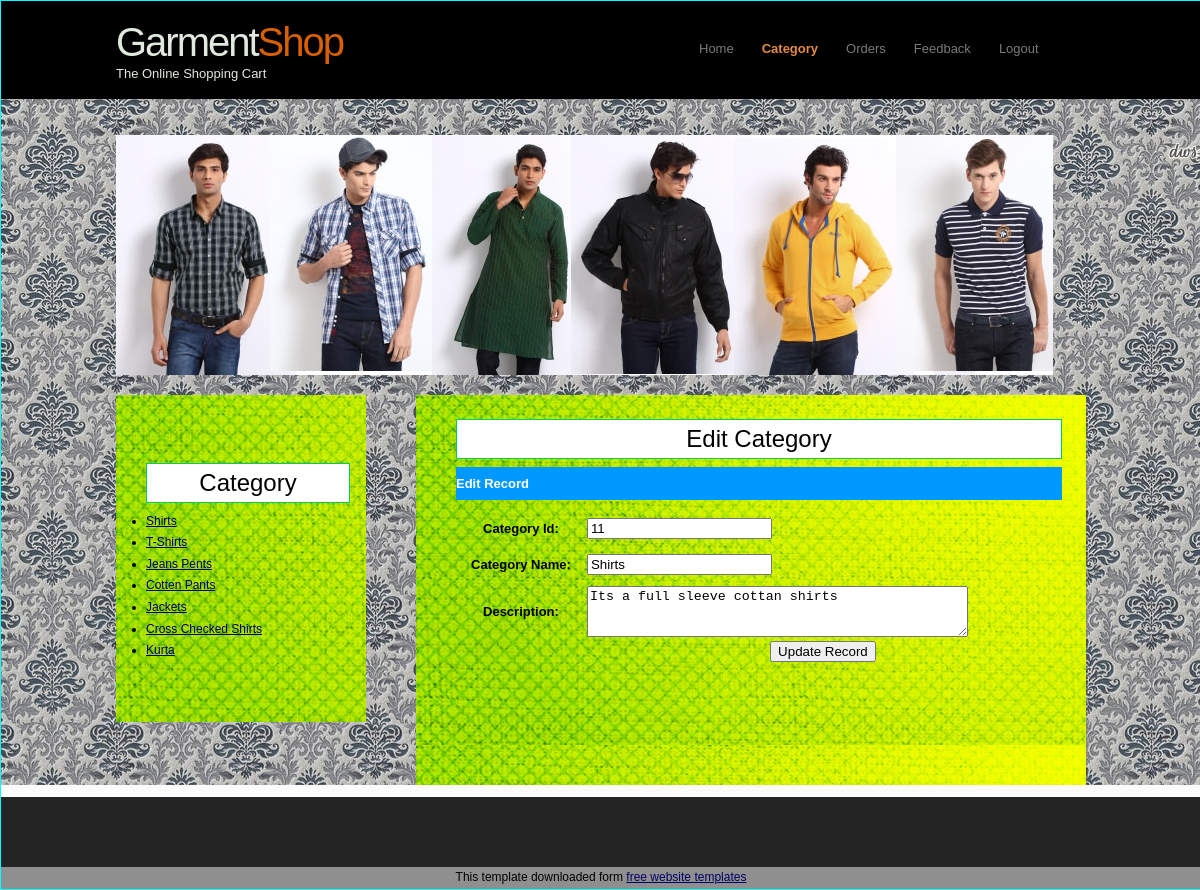
Screenshot of /EditCategory.php?CatId=11 (signed in) with the database file from the repository.
### tables this page shows
CREATE TABLE IF NOT EXISTS `category_master` (
  `CategoryId` int(11) NOT NULL AUTO_INCREMENT,
  `CategoryName` varchar(20) NOT NULL,
  `Description` varchar(200) NOT NULL,
  `Image` varchar(100) NOT NULL,
  PRIMARY KEY (`CategoryId`)
);

### EditCategory.php (the view, shortened to what this page needs)
<html>
<head>
<link href="style.css" rel="stylesheet" type="text/css" />
<link href="SpryAssets/SpryValidationTextField.css" rel="stylesheet" type="text/css" />
<link href="SpryAssets/SpryValidationTextarea.css" rel="stylesheet" type="text/css" />
</head>
<body>
<div class="main">
  <div class="header">
    <div class="header_resize">
      <div class="logo">
        <h1><a href="admin_index.php">Garment<span>Shop</span><small>The Online Shopping Cart</small></a></h1></div>
      <div class="menu_nav">
        <ul>
          <li><a href="index.php">Home</a></li>
          <li class="active"><a href="add_catagory.php">Category</a></li>
          <li><a href="order.php">Orders</a></li>
          <li><a href="allfeed.php">Feedback</a></li>
          <li><a href="logout.php">Logout</a></li>
        </ul>
      </div>
    </div>
  </div>
  <div class="content">
    <div class="content_resize">
      <div class="hbg"><a href="#" onMouseOut="MM_swapImgRestore()" onMouseOver="MM_swapImage('Image4','','img/101.png',1)"><img src="img/100.png" alt="Sorry" width="937" height="240" id="Image4" /></a></div>
      <div class="mainbar">
        <div class="article">
          <h2 align="center">Edit Category</h2>
            <table width="100%" height="209" border="0" cellpadding="0" cellspacing="0">
              <tr>
                <td height="33" bgcolor="#0099FF"><span class="style10 style11 style12">Edit Record</span></td>
              </tr>
              <tr>
                <td><?php
$Id=$_GET['CatId'];
$sql = "select * from Category_Master where CategoryId=".$Id."";
$result = mysql_query($sql);
while($row = mysql_fetch_array($result))
{
$Id=$row['CategoryId'];
$Name=$row['CategoryName'];
$Description=$row['Description'];
}
?>
                    <form method="post" action="UpdateCategory.php">
                      <table width="100%" border="0">
                        <tr>
                          <td height="32"><span class="style8">Category Id:</span></td>
                          <td><span id="sprytextfield1">
                            <label>
                            <div align="left">
                              <input name="txtId" type="text" id="txtId" value="<?php echo $Id;?>" />
                            </div>
                          </label>
                            <span class="textfieldRequiredMsg">A value is required.</span></span></td>
                        </tr>
                        <tr>
                          <td height="36"><span class="style8">Category Name:</span></td>
                          <td><span id="sprytextfield2">
                            <label>
                            <div align="left">
                              <input name="txtName" type="text" id="txtName" value="<?php echo $Name;?>" />
                            </div>
                          </label>
                            <span class="textfieldRequiredMsg">A value is required.</span></span></td>
                        </tr>
                        <tr>
                          <td height="36"><span class="style8">Description:</span></td>
                          <td><span id="sprytextfield3">
                            <label>
                            <div align="left">
                              <textarea name="txtDesc" id="txtDesc" cols="45" rows="3" ><?php echo $Description;?></textarea>
                            </div>
                          </label>
                            <span class="textfieldRequiredMsg">A value is required.</span></span></td>
                        </tr>
                        <tr>
                          <td></td>
                          <td><input type="submit" name="submit" value="Update Record" /></td>
                        </tr>
                      </table>
                    </form>
                </td>
              </tr>
            </table>
          <p>&nbsp;</p></div>
        <div class="article"></div>
      </div>
      <div class="sidebar">
        <div class="gadget"></div>
        <div class="gadget">
          <h2 align="center" class="star">Category</h2>
          <div>
          <ul>
                  <?php
$con = mysql_connect("localhost","root");
$sql = "select * from Category_Master";
$result = mysql_query($sql,$con);
while($row = mysql_fetch_array($result))
{
$Id=$row['CategoryId'];
$CategoryName=$row['CategoryName'];
?>
               <li> <a href="add_products.php?CategoryId=<?php echo $Id;?>"><?php echo $CategoryName;?></a></li>
                <?php
	}
?>
</ul>
          </div>
        </div>
        <div class="gadget">
        </div>
      </div>
    </div>
  </div>
  <div class="footer">
    <div class="footer_resize">
      <p class="lf">&nbsp;</p>
    </div>
  </div>
</div>
<div align=center>This template  downloaded form <a href='http://all-free-download.com/free-website-templates/'>free website templates</a></div>
</body>
</html>

### style.css (style rules this page uses)
body { margin:0; padding:0; width:100%; font-family: Arial, Helvetica, sans-serif; font-size: 12px; font-style: normal; line-height: 1.8em; font-weight: lighter; font-variant: normal; position: absolute; height: auto; border: thin ridge #00FFFF; background-color: #8F8F8F; }
html, .main { padding:0; margin:0; background:#fbfbfb; }
.logo { height:98px; float:left; }
h1 { margin: 0; padding: 17px 0; color: #000000; font: bold 40px/1.2em Arial, Helvetica, sans-serif; letter-spacing: -2px; }
h1 a, h1 a:hover { color:#e1e9df; text-decoration:none; }
h1 span { color:#d76002; }
h1 small { display:block; padding:0; font:normal 13px/1.2em Arial, Helvetica, sans-serif; letter-spacing:normal; }
h2 { height: auto; width: auto; margin-top: 8px; margin-right: 0; margin-bottom: 8px; margin-left: 0; padding-top: 8px; padding-right: 0; padding-bottom: 8px; padding-left: 0; border: thin groove #00CC66; font-family: Arial, Helvetica, sans-serif; font-size: 24px; font-weight: lighter; font-style: normal; color: #000; background-color: #FFFFFF; }
p { margin: 8px 0; padding: 0 0 8px 0; font: normal 12px/1.8em Arial, Helvetica, sans-serif; color: #000; }
a { color:#000066; text-decoration:underline; font-weight: normal; }
.header, .content, .menu_nav, .fbg, .footer, form, ol, ol li, ul, .content .mainbar, .content .sidebar { margin: 0; padding: 0; font-size: 12px; font-weight: bold; font-family: Arial, Helvetica, sans-serif; }
.header { height:98px; background-color: #000000; }
.header_resize { margin:0 auto; padding:0; width:970px; }
.hbg { width:970px; padding:20px 0; }
.menu_nav { margin:0; padding:25px 0 0 20px; float:right; width:400px; }
.menu_nav ul { list-style:none; }
.menu_nav ul li { margin:0; padding:0 2px 0 0; float:left; background:url(images/menu_line.gif) no-repeat right center; }
.menu_nav ul li a { display:block; margin:0; padding:12px 13px; color:#7b7a7a; text-decoration:none; font-size:13px; }
.menu_nav ul li.active a, .menu_nav ul li a:hover { font-weight:bold; color:#e58a42; }
.content { margin-bottom:12px; background-color: #F0F0F0; background-image: url(images/18516-vintage-pattern-1280x800-abstract-wallpaper.jpg); }
.content_resize { margin:0 auto; padding:16px 0 0; width:970px; }
.mainbar { margin:0; padding:0; float:right; width:670px; }
.mainbar .article { margin: 0; padding: 16px 24px 24px 40px; text-align: center; font-size: 12px; font-family: "Segoe UI", "Microsoft Sans Serif"; background-image: url(images/10447-green-fabric-1366x768-abstract-wallpaper.png); }
.sidebar { padding:0; float:left; width:250px; background:#f7f7f7; background-image: url(images/10447-green-fabric-1366x768-abstract-wallpaper.png); }
.sidebar .gadget { margin: 0; padding: 20px 16px 20px 30px; font-weight: bold; }
.footer { color:#959595; background-color:#242424; }
.footer_resize { margin:0 auto; padding:24px 40px; width:890px; }
.footer p { margin:0; padding:4px 0; line-height:normal; color:#959595; }
.footer .lf { float:left; }
.main .content .content_resize .mainbar .article table tr td table { text-align: center; color: #000; }

### EditCategory.php (style rules this page uses)
.style10 { color: #FFFFFF }
.style11 { font-weight: bold }
.style8 { font-family: Verdana, Arial, Helvetica, sans-serif; font-size: small; font-weight: bold; }

### rows the page displays
category_master: txtId "11", txtName "Shirts", txtDesc "Its a full sleeve cottan shirts", CategoryName "Shirts"
category_master: CategoryName "T-Shirts"
category_master: CategoryName "Jeans Pents"
category_master: CategoryName "Cotten Pants"
category_master: CategoryName "Jackets"
category_master: CategoryName "Cross Checked Shirts"
category_master: CategoryName "Kurta"
